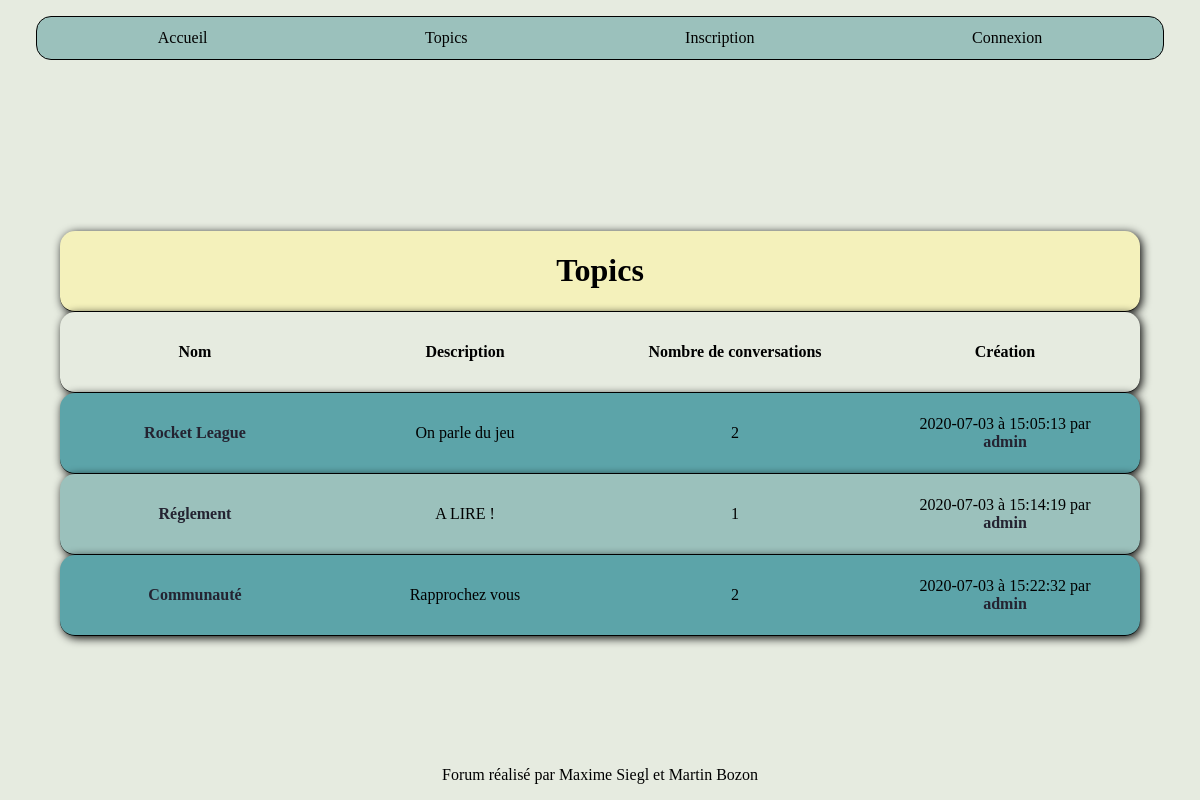
Page /topic.php on the earlier database version.
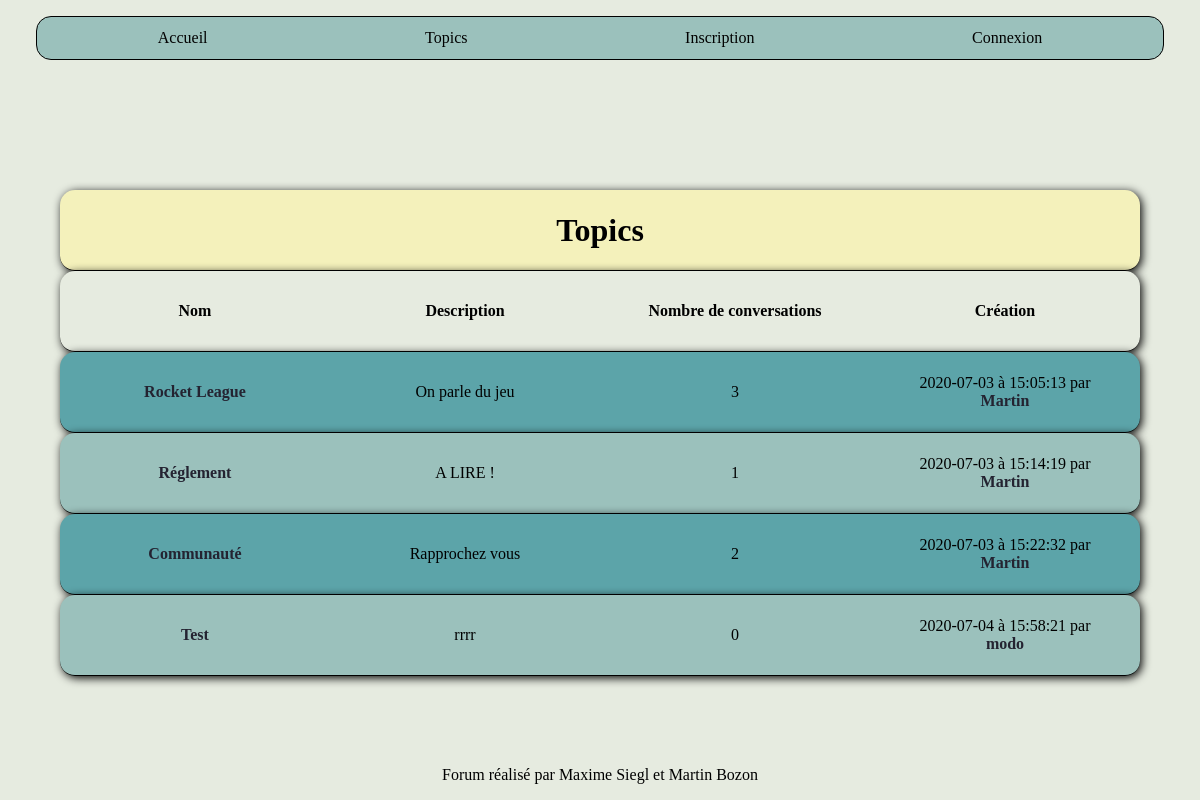
Same page on the later database version.
### tables this page shows
CREATE TABLE IF NOT EXISTS `topics` (
  `id` int(11) NOT NULL AUTO_INCREMENT,
  `id_utilisateur` int(11) NOT NULL,
  `titre` varchar(140) NOT NULL,
  `description` varchar(255) NOT NULL,
  `id_confidentialite` int(11) NOT NULL,
  `date` datetime NOT NULL DEFAULT current_timestamp(),
  PRIMARY KEY (`id`)
);

CREATE TABLE IF NOT EXISTS `utilisateurs` (
  `id` int(11) NOT NULL AUTO_INCREMENT,
  `login` varchar(80) NOT NULL,
  `mdp` varchar(80) NOT NULL,
  `nom` varchar(255) NOT NULL,
  `prenom` varchar(255) NOT NULL,
  `mail` varchar(255) NOT NULL,
  `avatar` varchar(255) DEFAULT 'img/avatar/avatarfilm.png',
  `id_confidentialite` int(11) NOT NULL DEFAULT 2,
  PRIMARY KEY (`id`)
);

### include/php_topic.php (called while the page is built, shortened)
<?php
    require_once 'fonctions/fonction_topic.php';
    $connexionbdd = connexionbdd();
            if(isset($_SESSION["id_confidentialite"]) && ($_SESSION["id_confidentialite"]==3 || $_SESSION["id_confidentialite"]==4))
                {
                    $requete_topic = "SELECT * FROM utilisateurs INNER JOIN topics ON topics.id_utilisateur=utilisateurs.id";
                    if(isset($_POST["ajout_topic"]) && !empty($_POST["titre"]) && !empty($_POST["description"]))
                        {
                            $titre = addslashes($_POST["titre"]);
                            $description = addslashes($_POST["description"]);
                            $id_rang = $_POST["acces"];
                            $id_user = $_SESSION["id"];
                            $requete_isset_topic = "SELECT * FROM topics WHERE titre='$titre'";
                            $query_isset_topic = mysqli_query($connexionbdd, $requete_isset_topic);
                            $isset_topic = mysqli_fetch_all($query_isset_topic, MYSQLI_ASSOC);
                            if(empty($isset_topic))
                                {
                                    $ajout_topic = "INSERT INTO topics (id_utilisateur, titre, description, id_confidentialite) VALUES ($id_user, '$titre', '$description', $id_rang)";
                                    $query_ajout_topic = mysqli_query($connexionbdd, $ajout_topic);
                                }
                            else
                                {
                                    $msg_error = "Ce topic existe déjà";
                                }
                        }
                }
            else if(isset($_SESSION["id_confidentialite"]) && $_SESSION["id_confidentialite"]==2)
                {
                    $requete_topic = "SELECT * FROM utilisateurs INNER JOIN topics ON topics.id_utilisateur=utilisateurs.id WHERE topics.id_confidentialite=1 OR topics.id_confidentialite=2";
                }
            else
                {
                    $requete_topic = "SELECT * FROM utilisateurs INNER JOIN topics ON topics.id_utilisateur=utilisateurs.id WHERE topics.id_confidentialite=1";
                }
    $query_topic = mysqli_query($connexionbdd, $requete_topic);
    $topics= mysqli_fetch_all($query_topic, MYSQLI_ASSOC);
?>

### topic.php (the view, shortened to what this page needs)
<?php
    include 'include/php_topic.php';
?>
<!DOCTYPE html>
<html>
<head>
    <link rel="stylesheet" href="css/style.css"/>
</head>
<body>
    <header>
        <?php include 'include/header.php';?>
    </header>
    <main id="topic">
        <table class="table_tc">
            <thead>
                <tr>
                    <th><h1>Topics</h1></th>
                </tr>
                <tr class="titre_table">
                    <th>Nom</th>
                    <th>Description</th>
                    <th>Nombre de conversations</th>
                    <th>Création</th>
                </tr>
            </thead>
            <tbody>
                <?php
                    foreach($topics as $nbtopic => $info_topic)
                        {
                            ?>
                            <tr>
                                <td><a href="conversation.php?id_topic=<?php echo $info_topic["id"];?>"><?php echo $info_topic["titre"];?></a></td>
                                <td><?php echo $info_topic["description"];?></td>
                                <?php count_conv($info_topic);?>
                                <td><?php date_topic($info_topic);?> par  <a href="membre.php?id_posteur=<?php echo $info_topic["id_utilisateur"];?>"><?php echo$info_topic["login"];?></a></td>
                            </tr>
                            <?php
                        }
                ?>
            </tbody>
        </table>
    </main>
    <?php include 'include/footer.php';?>
</body>
</html>

### fonctions/fonction_topic.php (shortened to what this page needs)
<?php
function count_conv($info_topic)
    {
        $id = $info_topic["id"];
        $connexionbdd = connexionbdd();
        $requete_conv = "SELECT COUNT(id) FROM conversations WHERE id_topic=$id";
        $query_conv = mysqli_query($connexionbdd, $requete_conv);
        $count_conv = mysqli_fetch_all($query_conv, MYSQLI_ASSOC);
        ?>
            <td><?php echo $count_conv[0]["COUNT(id)"];?></td>
        <?php
        return $count_conv;
    }
function date_topic($info_topic)
    {
        $date = explode(" ", $info_topic["date"]);
        $jour = $date[0];
        $heure = $date[1];
        echo $jour . " à " . $heure;
    }
                    ?>

Differences in the rows shown:
changed through a linked row, topics "Rocket League": COUNT "2" → "3"; id_utilisateur.login "admin" → "Martin"
changed through a linked row, topics "Réglement": id_utilisateur.login "admin" → "Martin"
changed through a linked row, topics "Communauté": id_utilisateur.login "admin" → "Martin"
added topics: titre "Test", description "rrrr", COUNT "0", date "2020-07-04", date "15:58:21", id_utilisateur.login "modo"
